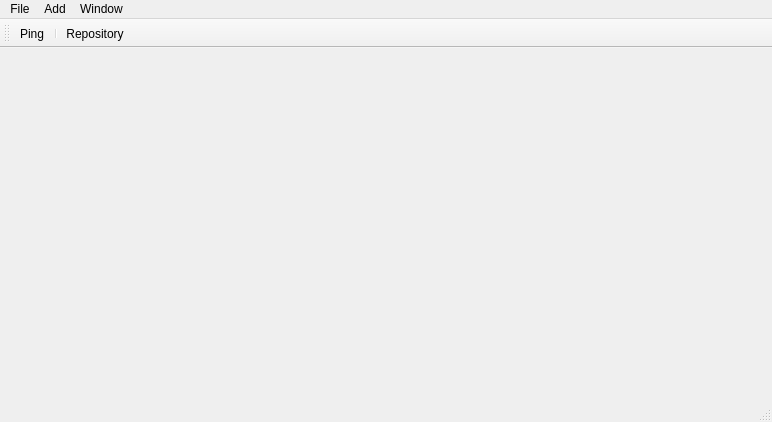
<?xml version="1.0" encoding="UTF-8"?>
<ui version="4.0">
 <class>MainWindow</class>
 <widget class="QMainWindow" name="MainWindow">
  <property name="geometry">
   <rect>
    <x>0</x>
    <y>0</y>
    <width>772</width>
    <height>422</height>
   </rect>
  </property>
  <property name="windowTitle">
   <string>MainWindow</string>
  </property>
  <widget class="QWidget" name="centralWidget">
   <widget class="QWidget" name="verticalLayoutWidget">
    <property name="geometry">
     <rect>
      <x>0</x>
      <y>0</y>
      <width>160</width>
      <height>80</height>
     </rect>
    </property>
    <layout class="QVBoxLayout" name="verticalLayout">
     <property name="sizeConstraint">
      <enum>QLayout::SetMaximumSize</enum>
     </property>
    </layout>
   </widget>
  </widget>
  <widget class="QMenuBar" name="menuBar">
   <property name="geometry">
    <rect>
     <x>0</x>
     <y>0</y>
     <width>772</width>
     <height>19</height>
    </rect>
   </property>
   <property name="defaultUp">
    <bool>false</bool>
   </property>
   <property name="nativeMenuBar">
    <bool>false</bool>
   </property>
   <widget class="QMenu" name="menuFile">
    <property name="title">
     <string>File</string>
    </property>
    <addaction name="actionSave"/>
    <addaction name="actionSave_as"/>
   </widget>
   <widget class="QMenu" name="menuAdd">
    <property name="title">
     <string>Add</string>
    </property>
    <addaction name="actionInput"/>
    <addaction name="actionChannel"/>
   </widget>
   <widget class="QMenu" name="menuWindow">
    <property name="title">
     <string>Window</string>
    </property>
    <addaction name="actionSignal_Flow"/>
    <addaction name="separator"/>
    <addaction name="actionSession_Settings"/>
   </widget>
   <addaction name="menuFile"/>
   <addaction name="menuAdd"/>
   <addaction name="menuWindow"/>
  </widget>
  <widget class="QToolBar" name="mainToolBar">
   <attribute name="toolBarArea">
    <enum>TopToolBarArea</enum>
   </attribute>
   <attribute name="toolBarBreak">
    <bool>false</bool>
   </attribute>
   <addaction name="actionSendPing"/>
   <addaction name="separator"/>
   <addaction name="actionRepository"/>
  </widget>
  <widget class="QStatusBar" name="statusBar"/>
  <action name="actionSave">
   <property name="text">
    <string>Save</string>
   </property>
  </action>
  <action name="actionSave_as">
   <property name="text">
    <string>Save as</string>
   </property>
  </action>
  <action name="actionInput">
   <property name="text">
    <string>Input</string>
   </property>
  </action>
  <action name="actionChannel">
   <property name="text">
    <string>Channel</string>
   </property>
  </action>
  <action name="actionSendPing">
   <property name="text">
    <string>Ping</string>
   </property>
   <property name="toolTip">
    <string>Sende ein Ping an den Server</string>
   </property>
  </action>
  <action name="actionSignal_Flow">
   <property name="text">
    <string>Signal Flow</string>
   </property>
  </action>
  <action name="actionRepository">
   <property name="text">
    <string>Repository</string>
   </property>
   <property name="toolTip">
    <string>Request Repository</string>
   </property>
  </action>
  <action name="actionSession_Settings">
   <property name="text">
    <string>Session Settings</string>
   </property>
  </action>
 </widget>
 <layoutdefault spacing="6" margin="11"/>
 <resources/>
 <connections/>
</ui>
